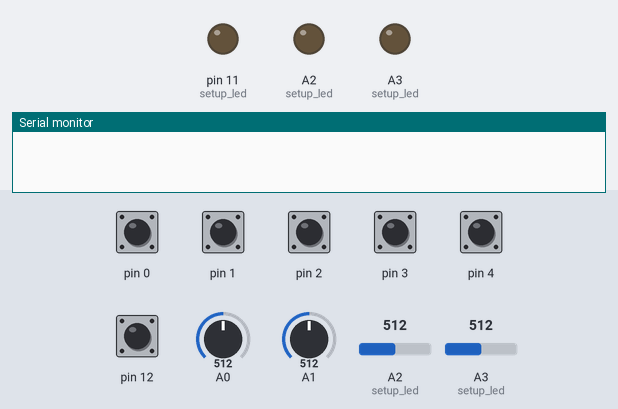
Simulated run of this sketch. Board: Teensy 4. Parts: output pins drawn as LEDs (lit = HIGH), the last lines printed to the serial monitor. The test bench sets the inputs (shaded band); at power-on: pin 0–4, pin 12 HIGH, A0 = 512, A1 = 512, A2 (setup_led) = 512, A3 (setup_led) = 512.

Above: at 0.6 s.
At 1.1 s:
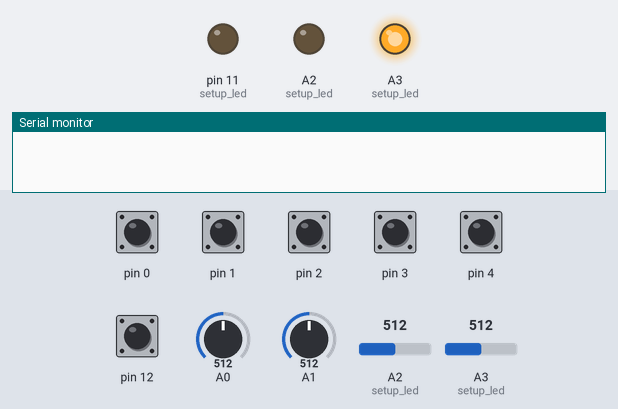
At 2.1 s:
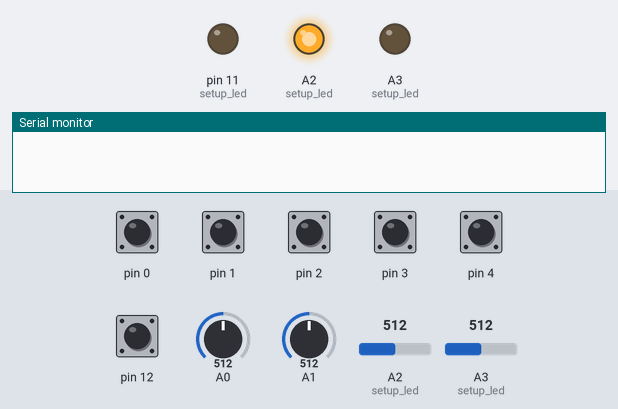
At 3.1 s:
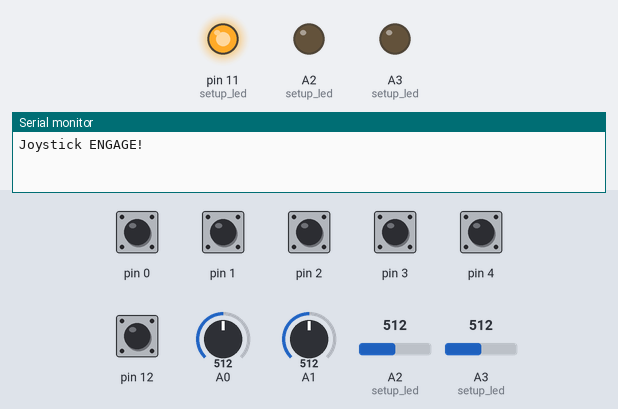
Timing chart, 0 to 4.6 s (numbered marks = the images above):
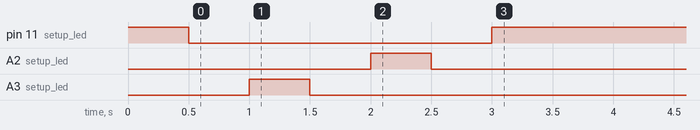

The sketch:

ControlOrSense.ino
```cpp
const int btn[] = {0,1,2,3,4};
const int bitState[] = {23,6,7,8};
const int axis[] = {A0, A1, A2, A3};
const int led[] = {11, 17, 16};  // alert light , controler number light 1, controller light number two
const int outputs[] = {22, 15, 9, 12}; // No use until Rev 2.  Tied to gnd in rev 1


void setup() {
  // you can print to the serial monitor while the joystick is active!
  Serial.begin(9600);
  // configure the joystick to manual send mode.  This gives precise
  // control over when the computer receives updates, but it does
  // require you to manually call Joystick.send_now().
  Joystick.useManualSend(true);
  setup_led();
  setup_btn();
  setup_axis();
  Serial.println("Joystick ENGAGE!");
}


void loop() {
  if (!readBtn(12)){
    readAxis();
  }
  readBtnState();
  Joystick.send_now();

  // a brief delay, so this runs "only" 20 times per second
  delay(50);
}

void setup_led(){
  pinMode(11, OUTPUT);
  pinMode(16, OUTPUT);
  pinMode(17, OUTPUT);
  blinkonce(11);
  blinkonce(17);
  blinkonce(16);
  digitalWrite(11, HIGH);
}

void blinkonce(int pin){
  digitalWrite(pin, HIGH);
  delay(500);
  digitalWrite(pin, LOW);
  delay(500);
}

void setup_btn(){
  pinMode(0, INPUT_PULLUP);
  pinMode(1, INPUT_PULLUP);
  pinMode(2, INPUT_PULLUP);
  pinMode(3, INPUT_PULLUP);
  pinMode(4, INPUT_PULLUP);
}

void readBtnState(){
  Joystick.button(1, !readBtn(0));
  Joystick.button(2, !readBtn(1));
  Joystick.button(3, !readBtn(2));
  Joystick.button(4, !readBtn(3));
  Joystick.button(5, !readBtn(4));
}

boolean readBtn(int btnPin){
  if (digitalRead(btnPin)){
    return false;
  }else{
    return true;
  }
}

void readAxis(){
  Joystick.X(analogRead(0));
  Joystick.Y(analogRead(1));
  Joystick.Z(analogRead(2));
  Joystick.Zrotate(analogRead(3));
}

void setup_axis(){
  pinMode(A0, INPUT);
  pinMode(A1, INPUT);
  pinMode(A2, INPUT);
  pinMode(A3, INPUT);
}

void checkBitState(){
  pinMode(23, INPUT_PULLUP);
  pinMode(6, INPUT_PULLUP);
  pinMode(7, INPUT_PULLUP);
  pinMode(12, INPUT_PULLUP);
}
```

archiveNoUse.ino
```cpp
/*
 *
 *
 * int angle=0;

  // make the hat switch automatically move in a circle
  angle = angle + 1;
  if (angle >= 360) angle = 0;
  Joystick.hat(angle);
 */
```
